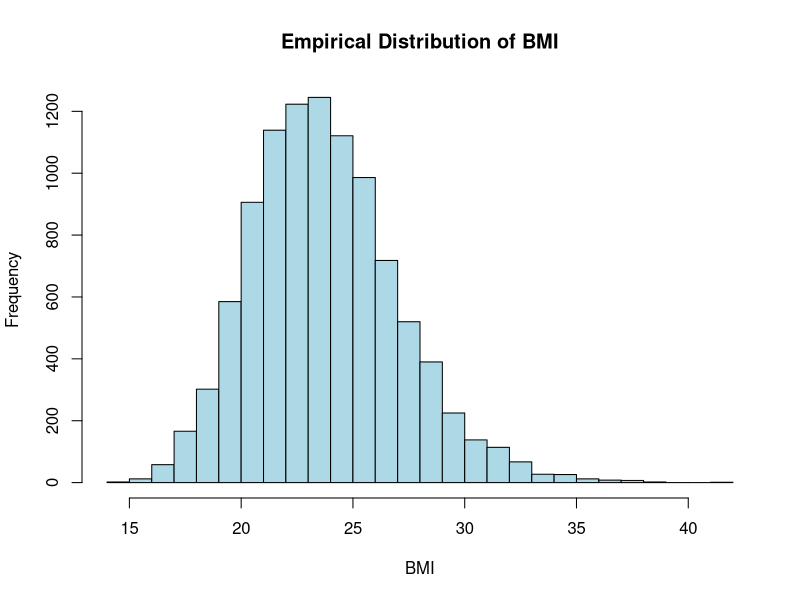

This chart was generated by the following R code:
# part a
# Generating 10000 weights and heights from using normal distribution
Weight <- rnorm(10000, 60, sqrt(3*3))
Height <- rnorm(10000, 1.6, sqrt(0.1*0.1))

# Calculate BMI for each weight and height pairs 
BMI <- Weight / Height^2
# printing generated BMI values
head(BMI)

# part b
hist(BMI, breaks = 30, col = "lightblue", main = "Empirical Distribution of BMI")

# part c
# calculating approximate mean
approximate_mean_of_BMI <- mean(BMI)
# calculating approximate variance 
approximate_variance_of_BMI <- var(BMI)
print(paste0("Approximate mean of BMI is ", approximate_mean_of_BMI))
print(paste0("Approximate variance of BMI is ", approximate_variance_of_BMI))

# part d
bmi_grtOrequal_25 <- sum(BMI >= 25) / length(BMI)
print(paste0("BMI values greater than or equal to 25: ", round(bmi_grtOrequal_25, 3)))

